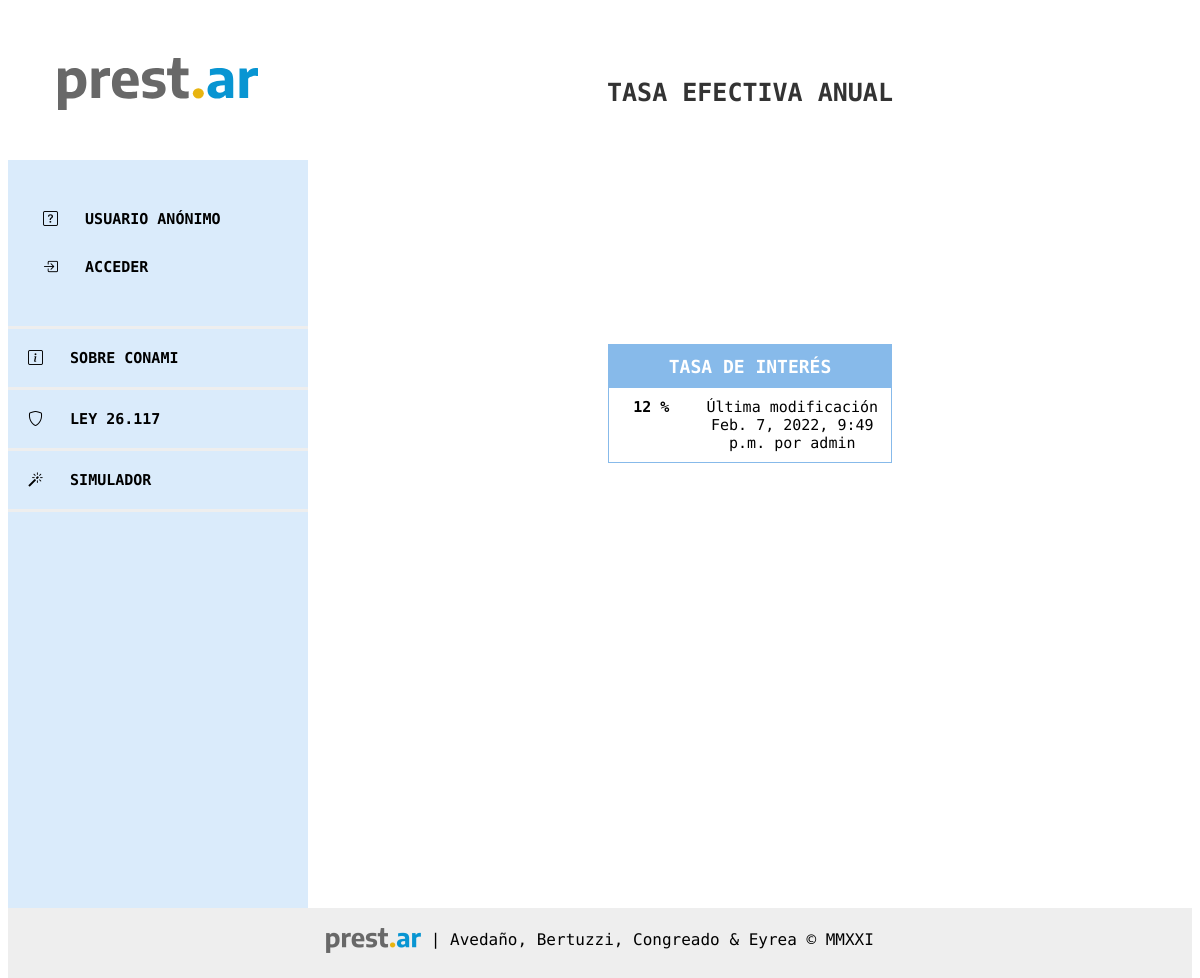
Page /configuracion/tasa/1/ on the committed database.
### prestamos/models.py (models this page shows, shortened)
class TasaInteres(models.Model):
    author = models.ForeignKey(
        settings.AUTH_USER_MODEL, on_delete=models.CASCADE)
    tasa = models.PositiveIntegerField()
    created_date = models.DateTimeField(
        default=timezone.now)

### accounts/models.py (models this page shows, shortened)
class Emprendedor(AbstractUser):
    GENEROS_LISTA = [
        ('F', 'Femenino'),
        ('M', 'Masculino'),
        ('X', 'Otre'),
    ]
    IDENTIDAD_LISTA = [
        ('Mujer cis', 'Mujer'),
        ('Hombre cis', 'Hombre'),
        ('Mujer trans', 'Mujer trans'),
        ('Hombre trans', 'Hombre trans'),
        ('No binarie', 'No binarie'),
        ('No declara', 'Prefiero no decir'),
    ]
    ESTADO_CIVIL = [
        ('Soltero', 'Soltero'),
        ('Casado', 'Casado'),
        ('Divorciado', 'Dovorciado'),
        ('Viudo', 'Viudo'),
        ('Concubinato', 'Concubinato'),
        ('Unión Civil', 'Unión civil'),
    ]
    NIVEL_EDUCATIVO = [
        ('Primario incompleto', 'Primario incompleto'),
        ('Primario Completo', 'Primario completo'),
        ('Primario completo', 'Secundario incompleto'),
        ('Secundario completo', 'Secundario completo'),
        ('Terciario incompleto', 'Terciario incompleto'),
        ('Terciario completo', 'Terciario completo'),
        ('Universitario incompleto', 'Universitario incompleto'),
        ('Universitario completo', 'Universitario completo'),
    ]
    nombre = models.CharField(max_length=200, null=True)
    apellido = models.CharField(max_length=200, null=True)
    genero = models.CharField(max_length=200, choices=GENEROS_LISTA)
    identidad = models.CharField(
        max_length=200, choices=IDENTIDAD_LISTA, blank=True, null=True)
    dni = models.IntegerField(null=True)
    fec_nac = models.DateField(null=True)
    estado_civil = models.CharField(
        max_length=200, choices=ESTADO_CIVIL, null=True)
    telefono = models.IntegerField(null=True)
    celular = models.BooleanField(default=True)
    email = models.CharField(max_length=200, null=True)
    educacion = models.CharField(
        max_length=200, choices=NIVEL_EDUCATIVO, null=True)
    provincia = models.CharField(max_length=20)
    domicilio = models.ForeignKey(
        "prestamos.Domicilio", on_delete=models.CASCADE)
    def __str__(self):
        return self.username

### prestamos/views.py (the view)
# urls.py: path('configuracion/tasa/<int:pk>/', views.tasa_detail, name='tasa_detail'),
def tasa_detail(request, pk):
    tasa = get_object_or_404(TasaInteres, pk=pk)
    return render(request, 'configuracion/tasa_detail.html', {'tasa': tasa})

### prestamos/templates/configuracion/tasa_detail.html (shortened to what this page needs)
{% extends 'base.html' %}
{% block content %}
<header>
	TASA EFECTIVA ANUAL
</header>
<main>
<form target="_self" class="tasa">{% csrf_token %}
			<div class="caja">
        <div class="grid-item titulo mayus">
          <span>TASA DE INTERÉS
          </span>
					</div>
          <div class="grid-item texto" style="text-align:center">{{ tasa.tasa }} %</div>
          <div class="grid-item" style="text-align:center">Última modificación {{ tasa.created_date }} por {{ tasa.author }}</div>
			</div>
	</form>
</main>
{% endblock %}

### static/css/style.css (style rules this page uses)
html { height: 100%; }
body { min-height: 100%; font-family: "Encode Sans", sans-serif !important; display: grid; grid-template: "menu header" "menu main" "menu main" "footer footer" / 300px 1fr; }
header { grid-area: header; font-size: 25px; padding: 70px 70px 50px 70px; text-align: center; font-weight: 900; color: #333; }
main { grid-area: main; padding-bottom: 50px; padding-left: 300px; padding-right: 300px; }
.caja { margin-bottom: 20px; display: grid; grid-template-columns: 30% 70%; border: 1px solid #87baea; }
.grid-item { padding: 10px; border-top: 1px solid #87baea; display: grid; align-items: left; font-size: 15px; }
.titulo { text-align: center; font-size: 18px; font-weight: bold; color: white; background-color: #87baea; grid-column-start: 1; grid-column-end: 3; }
.texto { font-size: 15px; font-weight: bold; }
.mayus { text-transform: uppercase; }
html, body { font-family: Arial, Helvetica, sans-serif; }

### rows in the picture
TasaInteres: tasa "12", created_date "Feb. 7, 2022, 9:49 p.m.", author "admin"
